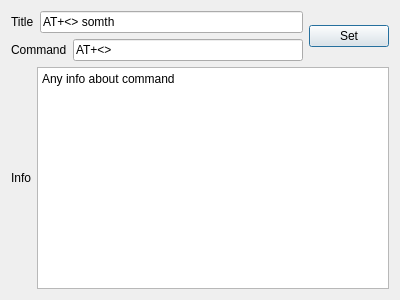
<?xml version="1.0" encoding="UTF-8"?>
<ui version="4.0">
 <class>EditCommandDialog</class>
 <widget class="QDialog" name="EditCommandDialog">
  <property name="geometry">
   <rect>
    <x>0</x>
    <y>0</y>
    <width>400</width>
    <height>300</height>
   </rect>
  </property>
  <property name="windowTitle">
   <string>Dialog</string>
  </property>
  <layout class="QVBoxLayout" name="verticalLayout_2">
   <item>
    <layout class="QHBoxLayout" name="horizontalLayout_4">
     <item>
      <layout class="QVBoxLayout" name="verticalLayout">
       <item>
        <layout class="QHBoxLayout" name="horizontalLayout_2">
         <item>
          <widget class="QLabel" name="commandTitleLabel">
           <property name="text">
            <string>Title</string>
           </property>
          </widget>
         </item>
         <item>
          <widget class="QLineEdit" name="commandTitleLineEdit">
           <property name="text">
            <string>AT+&lt;&gt; somth</string>
           </property>
          </widget>
         </item>
        </layout>
       </item>
       <item>
        <layout class="QHBoxLayout" name="horizontalLayout">
         <item>
          <widget class="QLabel" name="commandLabel">
           <property name="text">
            <string>Command</string>
           </property>
          </widget>
         </item>
         <item>
          <widget class="QLineEdit" name="commandLineEdit">
           <property name="text">
            <string>AT+&lt;&gt;</string>
           </property>
          </widget>
         </item>
        </layout>
       </item>
      </layout>
     </item>
     <item>
      <widget class="QPushButton" name="sendPushButton">
       <property name="text">
        <string>Set</string>
       </property>
      </widget>
     </item>
    </layout>
   </item>
   <item>
    <layout class="QHBoxLayout" name="horizontalLayout_3">
     <item>
      <widget class="QLabel" name="InfoLabel">
       <property name="text">
        <string>Info</string>
       </property>
      </widget>
     </item>
     <item>
      <widget class="QPlainTextEdit" name="commandInfoPlainTextEdit">
       <property name="plainText">
        <string>Any info about command</string>
       </property>
      </widget>
     </item>
    </layout>
   </item>
  </layout>
 </widget>
 <resources/>
 <connections/>
</ui>
